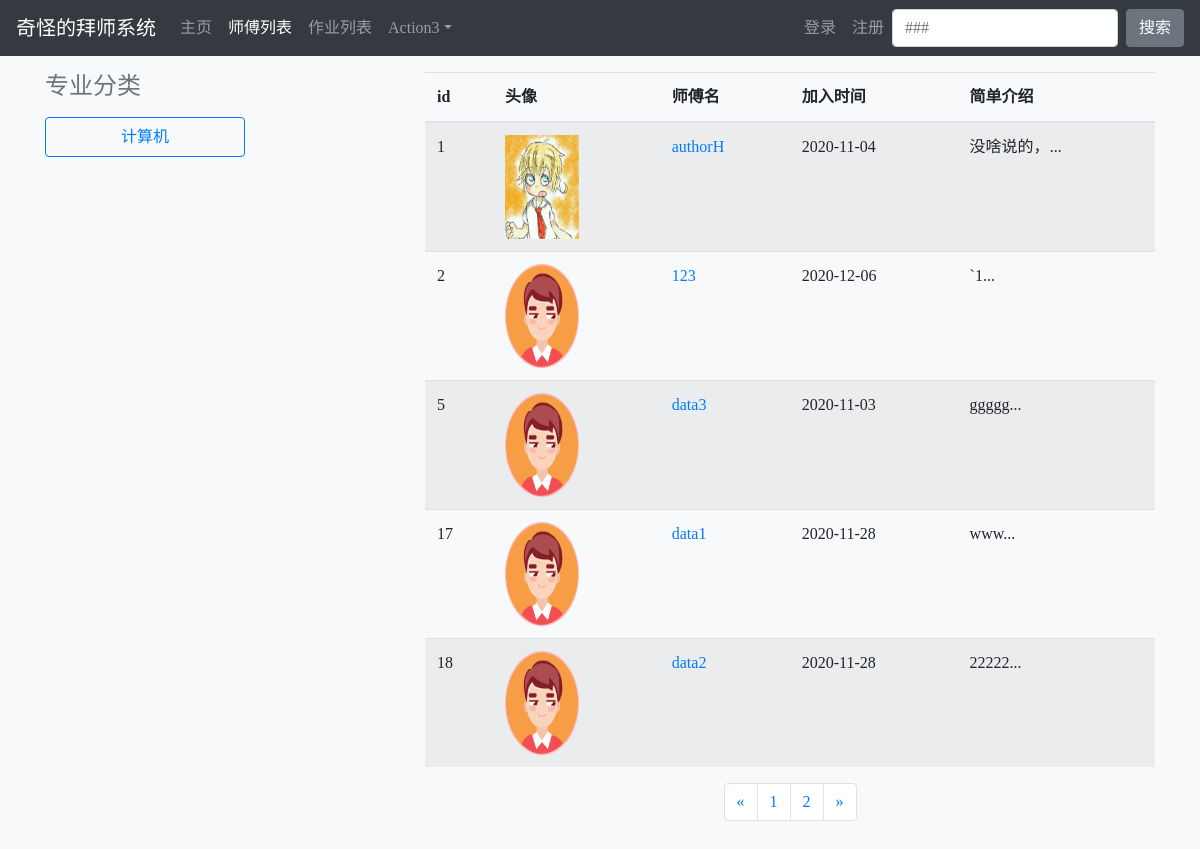
The page /Apprenticeship/teacher_major/1 on the database as committed earlier.
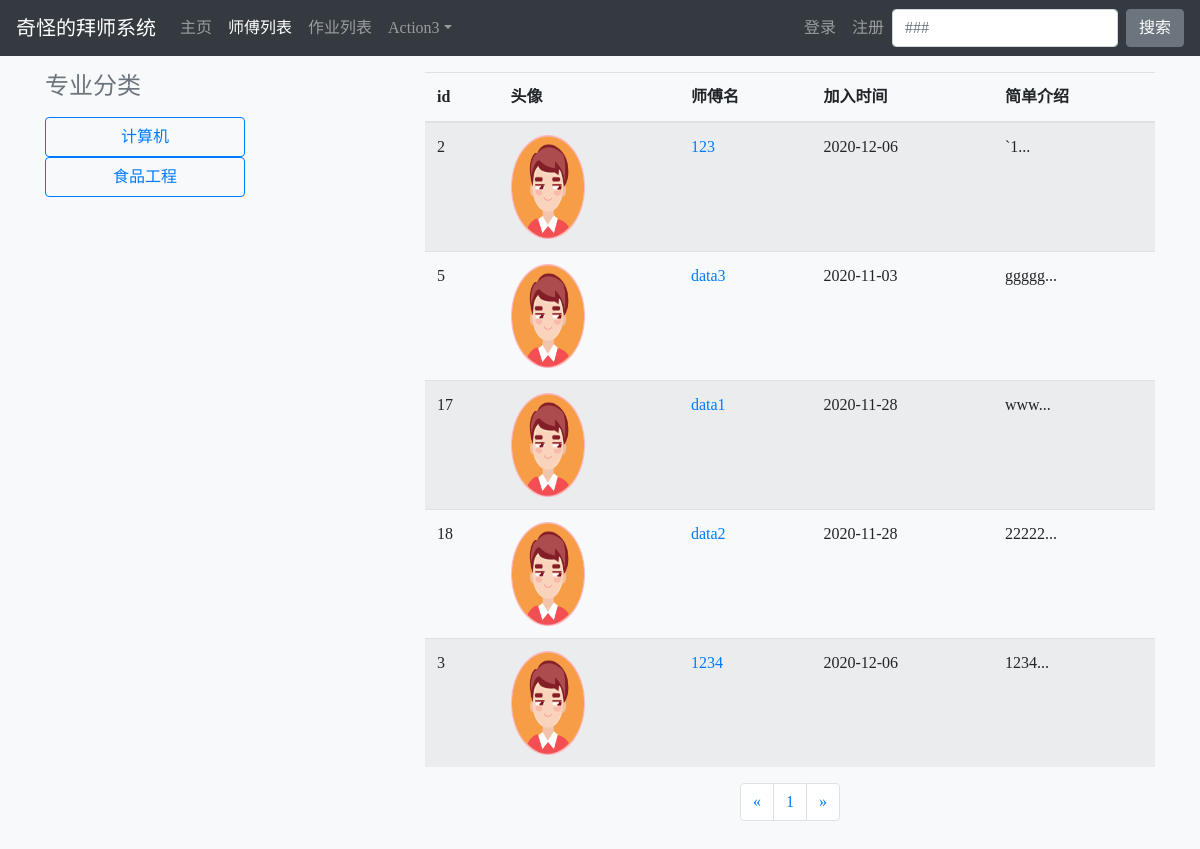
The same page on the database as committed later.
### user/models.py (models this page shows, shortened)
class Major(models.Model):
    major = models.CharField(max_length=10)

class Profile(models.Model):
    user = models.OneToOneField(User, on_delete=models.CASCADE)
    student_ID = models.CharField(max_length=8, null=True, verbose_name="学号")
    portrait = models.ImageField('头像', upload_to=user_directory_path, blank=True, null=True)
    real_name = models.CharField(max_length=10, null=True, verbose_name="真实姓名")
    nickname = models.CharField(max_length=20, verbose_name='昵称')
    school = models.CharField(max_length=10, default='华东理工大学')
    sex = models.CharField(max_length=2, null=True)
    grade = models.CharField(max_length=5)
    major = models.ForeignKey(Major, on_delete=models.DO_NOTHING, null=True)
    photo_resize = ImageSpecField(  # 注意：ImageSpecField 不会生成数据库表的字段
        source='portrait',
        processors=[ResizeToFill(148, 207)],  # 处理成一寸照片的大小
        format='JPEG',  # 处理后的图片格式
        options={'quality': 95}  # 处理后的图片质量
    )
    def photo_resize_url(self):
        if self.photo_resize and hasattr(self.photo_resize, 'url'):
            return self.photo_resize.url
        else:
            return '\\media\\upload\\default\\user.jpg'

class Teacher(models.Model):
    user = models.OneToOneField(User, on_delete=models.CASCADE, null=True)
    teacher_name = models.CharField(max_length=10, null=True)
    skill = models.CharField(max_length=50, null=True)
    enter_time = models.DateTimeField(null=True, blank=True)
    self_introduction = RichTextUploadingField(null=True)

### Apprenticeship/views.py (the view)
# urls.py: path('teacher_major/<int:major_pk>', views.teacher_major, name='teacher_major'),
def teacher_major(request, major_pk):
    major = Major.objects.get(pk=major_pk)
    profile_list = Profile.objects.filter(major=major)
    major_list = Major.objects.all()
    paginator = Paginator(profile_list, 5)  # 每10页进行分页
    page_num = request.GET.get('page', 1)
    page_of_teachers = paginator.get_page(page_num)
    context = {}
    context['major_list'] = major_list
    context['profile_list'] = profile_list
    context['page_of_teachers'] = page_of_teachers
    return render(request, 'Apprenticeship/teacher_major.html', context)

### user/models.py (called while the page is built)
def get_teacher(self):
    if Teacher.objects.filter(user=self).exists():
        teacher = Teacher.objects.get(user=self)
        return teacher
    else:
        return ''

def get_Profile(self):
    if Profile.objects.filter(user=self).exists():
        profile = Profile.objects.get(user=self)
        return profile
    else:
        return ''

### Apprenticeship/templates/Apprenticeship/teacher_major.html (shortened to what this page needs)
{% extends 'base.html' %}
{% block TeaActive %}active{% endblock %}
{% block content %}
    <br>
    <div class="container">
        <div class="row">
            <div class="col-md-4">
                <h4 class="d-flex justify-content-between align-items-center mb-3">
                    <span class="text-muted">专业分类</span>
                </h4>
                {% for item in major_list %}
                    <a href="{% url 'teacher_major' item.pk %}">
                        <button type="button" class="btn btn-outline-primary" style="width:200px;height:40px">
                            {{ item.major }}
                        </button>
                    </a>
                {% endfor %}
            </div>
            <div class="col-sm-8">
                <div class="table-responsive">
                <table class="table table-striped table-hover">
                  <thead>
                    <tr>
                        <th>id</th>
                        <th>头像</th>
                        <th>师傅名</th>
                        <th>加入时间</th>
                        <th>简单介绍</th>
                    </tr>
                  </thead>
                  <tbody>
                  {% for one_profile in page_of_teachers.object_list %}
                    {% if one_profile.user.teacher %}
                    <tr>
                      <td>{{ one_profile.user.pk }}</td>
                        <td><img id="photo" src="{{ one_profile.user.Profile.photo_resize_url }}"height="104" width="74" alt="#"></td>
                      <td><a href="{% url 'teacher_info_outside' one_profile.user.pk %}">{{ one_profile.user.teacher.teacher_name }}</a></td>
                        <td>{{ one_profile.user.teacher.enter_time|date:"Y-m-d" }}</td>
                        <td>{{ one_profile.user.teacher.self_introduction|striptags|truncatechars:"5" }}...</td>
                    </tr>
                    {% endif %}
                    {% empty %}
                        <h3>---暂无信息---</h3>
                    {% endfor %}
                  </tbody>
                </table>
              </div>
            <nav aria-label="Page navigation example">
                    <ul class="pagination justify-content-center">
                        <li class="page-item">
                            {% if page_of_teachers.has_previous %}
                                <a class="page-link" href="?page={{ page_of_teachers.pageprevious_page_number }}" aria-label="Previous">
                                    <span aria-hidden="true">&laquo;</span>
                                </a>
                            {% else %}
                                <a class="page-link" href="#" aria-label="Previous">
                                <span aria-hidden="true">&laquo;</span>
                                </a>
                            {% endif %}
                        </li>
                        {% for page_num in page_of_teachers.paginator.page_range %}
                         <li class="page-item"><a class="page-link" href="?page={{ page_num }}">{{ page_num }}</a></li>
                        {% endfor %}
                        <li class="page-item">
                            {% if page_of_teachers.has_next %}
                                <a class="page-link" href="?page={{ page_of_teachers.next_page_number }}" aria-label="Next">
                                    <span aria-hidden="true">&raquo;</span>
                                </a>
                            {% else %}
                                <a class="page-link" href="#" aria-label="Next">
                                    <span aria-hidden="true">&raquo;</span></a>
                            {% endif %}
                        </li>
                    </ul>
            </nav>
            </div>
        </div>
    </div>
{% endblock %}

### templates/base.html (shortened to what this page needs)
{% load staticfiles %}
<!DOCTYPE html>
<html lang="zh-CN">
<head>
    <link rel="stylesheet" href="{% static 'font-awesome-4.7.0/css/font-awesome.min.css' %}">
    <link rel="stylesheet" href="{% static 'bootstrap-4.5.0-dist/css/bootstrap.min.css' %}">
</head>
{% block bodyBack %}
<body class="bg-light">
{% endblock %}
    <nav class="navbar navbar-expand-md navbar-dark bg-dark fixed-top">
        <a class="navbar-brand" href="#">奇怪的拜师系统</a>
        <div class="collapse navbar-collapse" id="navbarsExampleDefault">
            <ul class="navbar-nav mr-auto">
            <li class="nav-item">
                <a class="nav-link {% block homeActive %}{% endblock %}" href="{% url 'home' %}">主页<span class="sr-only">(current)</span></a>
            </li>
            <li class="nav-item">
                <a class="nav-link {% block TeaActive %}{% endblock %}" href="{% url 'teacher_list' %}">师傅列表<span class="sr-only">(current)</span></a>
            </li>
            <li class="nav-item">
                <a class="nav-link {% block homeworkActive %}{% endblock %}" href="{% url 'homework_list' %}">作业列表<span class="sr-only">(current)</span></a>
            </li>
            <li class="nav-item dropdown">
                <a class="nav-link dropdown-toggle " href="#" id="dropdown01" data-toggle="dropdown" aria-haspopup="true" aria-expanded="false">Action3</a>
            </li>
            </ul>
            <ul class="nav navbar-nav">
            {% if not user.is_authenticated or not user %}
                    <li class="nav-item">
                    <a class="nav-link" href="{% url 'login' %}?from={{ request.get_full_path }}">登录</a>
                    </li>
                    <li class="nav-item">
                    <a class="nav-link" href="{% url 'register' %}?from={{ request.get_full_path }}">注册</a>
                    </li>
            {% endif %}
            </ul>
            <form class="form-inline my-2 my-lg-0" action="#">
                <div class="form-group">
                    <input class="form-control mr-sm-2" type="text" name="wd" placeholder="###" aria-label="Search">
                </div>
                <button class="btn btn-secondary my-2 my-sm-0" type="submit">搜索</button>
            </form>
        </div>
    </nav>
    <br>
    <br>
    {% block content %}{% endblock %}
    <footer class="footer mt-auto py-3">
    </footer>
</body>
</html>

### templates/base.html (style rules this page uses)
html { height: 100%; }
body { display: flex; flex-direction: column; height: 100%; font-family: '微软雅黑'; }
footer { flex: 0 0 auto; }

Rows that differ between the two databases and show on the page:
no longer on this page (row edited): Profile: user.pk "1", user.Profile.photo_resize_url (picture), user.teacher.teacher_name "authorH", user.teacher.enter_time "2020-11-04", user.teacher.self_introduction "没啥说的，"
added Major: major "食品工程"
now on this page (row unchanged): Profile: user.pk "3", user.teacher.teacher_name "1234", user.teacher.enter_time "2020-12-06", user.teacher.self_introduction "1234"
Other text that changed with them:
list line gone: "2"
